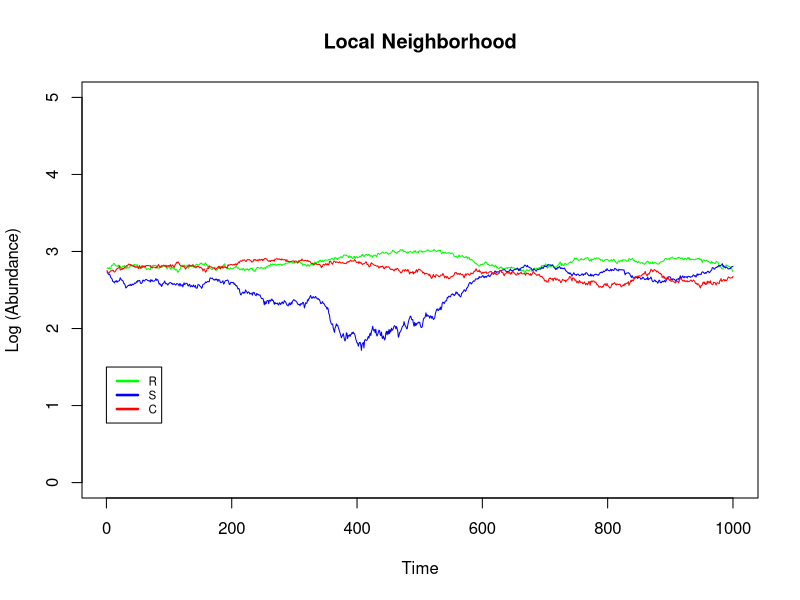
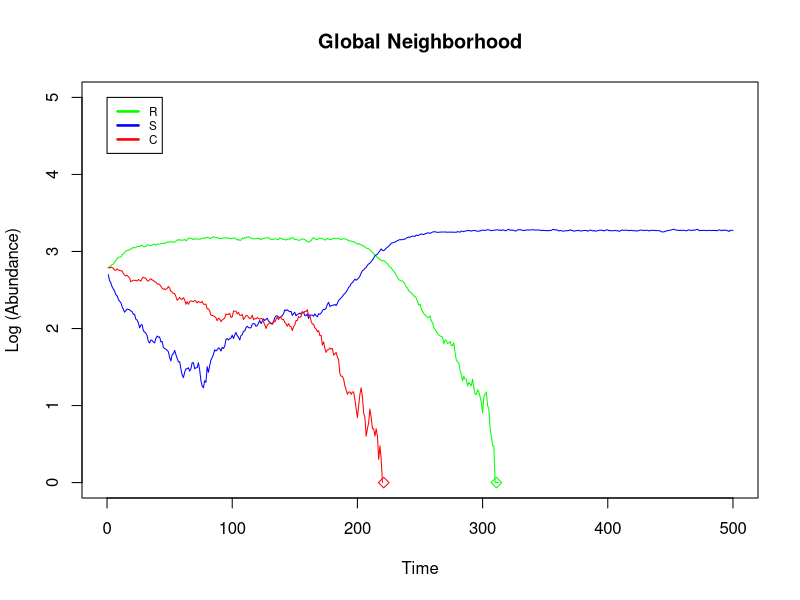

Here is the R script that generated these plots, in order: (Note: a time limit stopped this script after it produced the figures.)
## ---- chunk 1
variable <- c("S", "R", "C", "E")
create.matrix <- function(variable, nrows=50,ncols=50){
	matrix(sample(variable, nrows*ncols, replace=TRUE), nrow=nrows, ncol=ncols)
}
matrix <- create.matrix(variable)
## ---- chunk 2
local.simulation <- function(matrix){
nrow <- sample(1:nrow(matrix), 1)
ncol <- sample(1:ncol(matrix), 1)
index <- c(nrow,ncol)
index.value <- matrix[nrow,ncol]

if(nrow==1 && ncol==1){
a <- matrix[nrow(matrix),ncol]
b <- matrix[nrow(matrix),ncol+1]
c <- matrix[nrow(matrix),ncol(matrix)]
d <- matrix[nrow+1, ncol]
e <- matrix[nrow+1, ncol(matrix)]
f <- matrix[nrow+1, ncol+1]
g <- matrix[nrow, ncol+1]
h <- matrix[nrow, ncol(matrix)]
} else if(nrow==1 && ncol==ncol(matrix)){
a <- matrix[nrow(matrix),ncol]
b <- matrix[nrow(matrix),ncol(matrix)]
c <- matrix[nrow(matrix),ncol-1]
d <- matrix[nrow+1, ncol]
e <- matrix[nrow+1, ncol-1]
f <- matrix[nrow+1, ncol(matrix)]
g <- matrix[nrow, ncol(matrix)]
h <- matrix[nrow, ncol-1]
} else if(nrow==nrow(matrix) && ncol==ncol(matrix)){
a <- matrix[nrow-1,ncol]
b <- matrix[nrow-1,1]
c <- matrix[nrow-1,ncol-1]
d <- matrix[1, ncol]
e <- matrix[1, ncol-1]
f <- matrix[1, 1]
g <- matrix[nrow, 1]
h <- matrix[nrow, ncol-1]
} else if(nrow==nrow(matrix) && ncol==1){
a <- matrix[nrow-1,ncol]
b <- matrix[nrow-1,ncol(matrix)]
c <- matrix[nrow-1,ncol+1]
d <- matrix[1, ncol]
e <- matrix[1, ncol(matrix)]
f <- matrix[1, ncol+1]
g <- matrix[nrow, ncol+1]
h <- matrix[nrow, ncol(matrix)]
} else if(nrow==1){
a <- matrix[nrow(matrix),ncol]
b <- matrix[nrow(matrix),ncol+1]
c <- matrix[nrow(matrix),ncol-1]
d <- matrix[nrow+1, ncol]
e <- matrix[nrow+1, ncol-1]
f <- matrix[nrow+1, ncol+1]
g <- matrix[nrow, ncol+1]
h <- matrix[nrow, ncol-1]
} else if(ncol==1){
a <- matrix[nrow-1,ncol]
b <- matrix[nrow-1,ncol+1]
c <- matrix[nrow-1,ncol(matrix)]
d <- matrix[nrow+1, ncol]
e <- matrix[nrow+1, ncol(matrix)]
f <- matrix[nrow+1, ncol+1]
g <- matrix[nrow, ncol+1]
h <- matrix[nrow, ncol(matrix)]
} else if(ncol==ncol(matrix)){
a <- matrix[nrow-1,ncol]
b <- matrix[nrow-1,1]
c <- matrix[nrow-1,ncol-1]
d <- matrix[nrow+1, ncol]
e <- matrix[nrow+1, ncol-1]
f <- matrix[nrow+1, 1]
g <- matrix[nrow, 1]
h <- matrix[nrow, ncol-1]
} else if(nrow==nrow(matrix)){
a <- matrix[nrow-1,ncol]
b <- matrix[nrow-1,ncol+1]
c <- matrix[nrow-1,ncol-1]
d <- matrix[1, ncol]
e <- matrix[1, ncol-1]
f <- matrix[1, ncol+1]
g <- matrix[nrow, ncol+1]
h <- matrix[nrow, ncol-1] 
} else {
a <- matrix[nrow-1,ncol]
b <- matrix[nrow-1,ncol+1]
c <- matrix[nrow-1,ncol-1]
d <- matrix[nrow+1, ncol]
e <- matrix[nrow+1, ncol-1]
f <- matrix[nrow+1, ncol+1]
g <- matrix[nrow, ncol+1]
h <- matrix[nrow, ncol-1] }
local <- c(a,b,c,d,e,f,g,h) 

deltaS0 <- 1/4
deltaR <- 10/32
deltaC <- 1/3
tau <- 3/4

if(index.value=="R"){
    index.value <- sample(c("R", "E"), 1, prob=c(1-deltaR, deltaR))
} else if(index.value=="C"){
    index.value <- sample(c("C", "E"), 1, prob=c(1-deltaC, deltaC))
} else if(index.value=="S"){
    present <- sum(local=="C")
    present <- present/8
    deltaS <- deltaS0 + tau*present
    index.value <- sample(c("S", "E"), 1, prob=c(1-deltaS, deltaS))
} else {
    index.value <- local[sample(1:8, 1)]
}
matrix[nrow,ncol] <<- index.value
}

abundance <- 1
for(i in 1:1000){
replicate(2500, local.simulation(matrix))
column <- rbind(1, sum(matrix=="R"), sum(matrix=="S"), sum(matrix=="C"))
abundance <- cbind(abundance, column)
}

abundance <- abundance[,-1]
abundance[1,1:1000] <- 1:1000
abundance[2,] <- sapply(abundance[2,], log10)
abundance[3,] <- sapply(abundance[3,], log10)
abundance[4,] <- sapply(abundance[4,], log10)
plot(abundance[1,], abundance[2,], type="l", col="green", ylim=c(0,5), ylab="Log (Abundance)", xlab="Time", main="Local Neighborhood")
lines(abundance[1,], abundance[3,], type="l", col="blue")
lines(abundance[1,], abundance[4,], type="l", col="red")
legend(x=0,y=1.5, c("R","S","C"), lty=c(1,1), lwd=c(2.5,2.5),col=c("green","blue","red"),cex=0.7)
## ---- chunk 3
matrix <- create.matrix(variable)
global.simulation <- function(matrix){
nrow <- sample(1:nrow(matrix), 1)
ncol <- sample(1:ncol(matrix), 1)
index <- c(nrow,ncol)
index.value <- matrix[nrow,ncol]

deltaS0 <- 1/4
deltaR <- 10/32
deltaC <- 1/3
tau <- 3/4

if(index.value=="R"){
    index.value <- sample(c("R", "E"), 1, prob=c(1-deltaR, deltaR))
} else if(index.value=="C"){
    index.value <- sample(c("C", "E"), 1, prob=c(1-deltaC, deltaC))
} else if(index.value=="S"){
    present <- sum(matrix=="C")
    present <- present/2500
    deltaS <- deltaS0 + tau*present
    index.value <- sample(c("S", "E"), 1, prob=c(1-deltaS, deltaS))
} else {
    index.value <- sample(matrix, 1)
}
matrix[nrow,ncol] <<- index.value
}

abundance <- 1
for(i in 1:500){
replicate(2500, global.simulation(matrix))
column <- rbind(1, sum(matrix=="R"), sum(matrix=="S"), sum(matrix=="C"))
abundance <- cbind(abundance, column)
}

abundance <- abundance[,-1]
abundance[1,1:500] <- 1:500
abundance[2,] <- sapply(abundance[2,], log10)
abundance[3,] <- sapply(abundance[3,], log10)
abundance[4,] <- sapply(abundance[4,], log10)

plot(abundance[1,], abundance[2,], type="l", col="green", xlim=c(0,500), ylim=c(0,5), ylab="Log (Abundance)", xlab="Time", main="Global Neighborhood")
lines(abundance[1,], abundance[3,], type="l", col="blue")
lines(abundance[1,], abundance[4,], type="l", col="red")
legend(x=0,y=5, c("R","S","C"), lty=c(1,1), lwd=c(2.5,2.5),col=c("green","blue","red"),cex=0.7)

if(sum(abundance[3,]==0)>0){
x <- which(abundance[3,]==0)
x <- x[1]+1
points(x, 0, type="p", pch=5,col="blue")
}
if(sum(abundance[2,]==0)>0){
y <- which(abundance[2,]==0)
y <- y[1]+1
points(y, 0, type="p", pch=5,col="green")
}
if(sum(abundance[4,]==0)>0){
z <- which(abundance[4,]==0)
z <- z[1]+1
points(z, 0, type="p", pch=5,col="red")
}
## ---- chunk 4
variable <- c("S", "R", "C", "E")
create.p.matrix <- function(variable, nrows=50,ncols=50){
	matrix(sample(variable, nrows*ncols, replace=TRUE, prob=c(1/2, 1/6, 1/6, 1/6)), nrow=nrows, ncol=ncols)
}

matrix <- create.p.matrix(variable)
global.simulation <- function(matrix){
nrow <- sample(1:nrow(matrix), 1)
ncol <- sample(1:ncol(matrix), 1)
index <- c(nrow,ncol)
index.value <- matrix[nrow,ncol]

deltaS0 <- 1/4
deltaR <- 10/32
deltaC <- 1/3
tau <- 3/4

if(index.value=="R"){
    index.value <- sample(c("R", "E"), 1, prob=c(1-deltaR, deltaR))
} else if(index.value=="C"){
    index.value <- sample(c("C", "E"), 1, prob=c(1-deltaC, deltaC))
} else if(index.value=="S"){
    present <- sum(matrix=="C")
    present <- present/2500
    deltaS <- deltaS0 + tau*present
    index.value <- sample(c("S", "E"), 1, prob=c(1-deltaS, deltaS))
} else {
    index.value <- sample(matrix, 1)
}
matrix[nrow,ncol] <<- index.value
}

abundance <- 1
for(i in 1:500){
replicate(2500, global.simulation(matrix))
column <- rbind(1, sum(matrix=="R"), sum(matrix=="S"), sum(matrix=="C"))
abundance <- cbind(abundance, column)
}

abundance <- abundance[,-1]
abundance[1,1:500] <- 1:500
abundance[2,] <- sapply(abundance[2,], log10)
abundance[3,] <- sapply(abundance[3,], log10)
abundance[4,] <- sapply(abundance[4,], log10)

plot(abundance[1,], abundance[2,], type="l", col="green", xlim=c(0,500), ylim=c(0,5), ylab="Log (Abundance)", xlab="Time", main="Global Neighborhood")
lines(abundance[1,], abundance[3,], type="l", col="blue")
lines(abundance[1,], abundance[4,], type="l", col="red")
legend(x=0,y=5, c("R","S","C"), lty=c(1,1), lwd=c(2.5,2.5),col=c("green","blue","red"),cex=0.7)

if(sum(abundance[3,]==0)>0){
x <- which(abundance[3,]==0)
x <- x[1]+1
points(x, 0, type="p", pch=5,col="blue")
}
if(sum(abundance[2,]==0)>0){
y <- which(abundance[2,]==0)
y <- y[1]+1
points(y, 0, type="p", pch=5,col="green")
}
if(sum(abundance[4,]==0)>0){
z <- which(abundance[4,]==0)
z <- z[1]+1
points(z, 0, type="p", pch=5,col="red")
}
